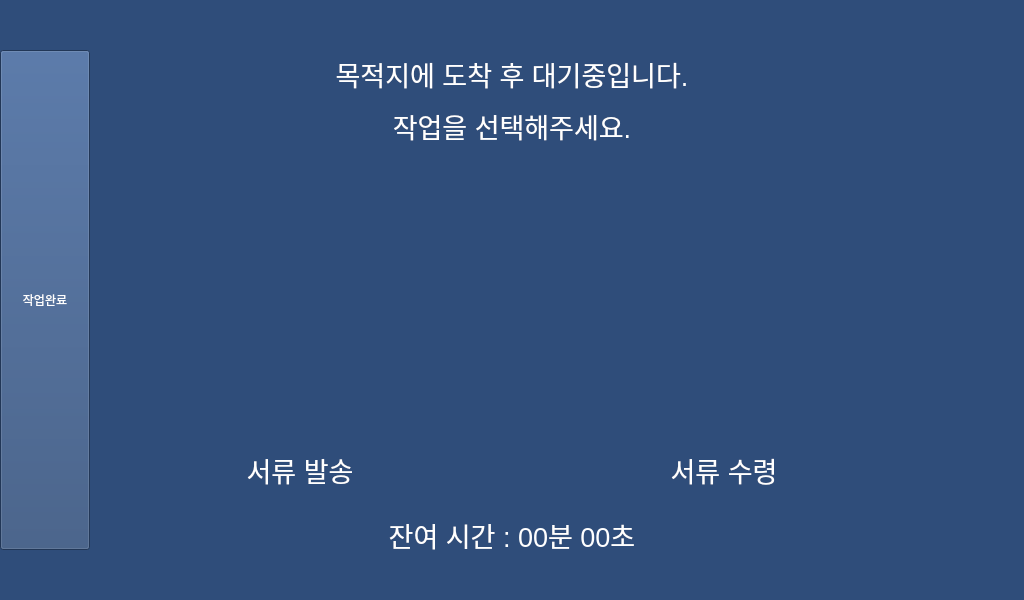
<?xml version="1.0" encoding="UTF-8"?>
<ui version="4.0">
 <class>MainWindow</class>
 <widget class="QMainWindow" name="MainWindow">
  <property name="geometry">
   <rect>
    <x>0</x>
    <y>0</y>
    <width>1024</width>
    <height>600</height>
   </rect>
  </property>
  <property name="palette">
   <palette>
    <active>
     <colorrole role="WindowText">
      <brush brushstyle="SolidPattern">
       <color alpha="255">
        <red>255</red>
        <green>255</green>
        <blue>255</blue>
       </color>
      </brush>
     </colorrole>
     <colorrole role="Button">
      <brush brushstyle="SolidPattern">
       <color alpha="255">
        <red>47</red>
        <green>77</green>
        <blue>122</blue>
       </color>
      </brush>
     </colorrole>
     <colorrole role="Light">
      <brush brushstyle="SolidPattern">
       <color alpha="255">
        <red>71</red>
        <green>115</green>
        <blue>183</blue>
       </color>
      </brush>
     </colorrole>
     <colorrole role="Midlight">
      <brush brushstyle="SolidPattern">
       <color alpha="255">
        <red>59</red>
        <green>96</green>
        <blue>152</blue>
       </color>
      </brush>
     </colorrole>
     <colorrole role="Dark">
      <brush brushstyle="SolidPattern">
       <color alpha="255">
        <red>23</red>
        <green>38</green>
        <blue>61</blue>
       </color>
      </brush>
     </colorrole>
     <colorrole role="Mid">
      <brush brushstyle="SolidPattern">
       <color alpha="255">
        <red>31</red>
        <green>51</green>
        <blue>81</blue>
       </color>
      </brush>
     </colorrole>
     <colorrole role="Text">
      <brush brushstyle="SolidPattern">
       <color alpha="255">
        <red>255</red>
        <green>255</green>
        <blue>255</blue>
       </color>
      </brush>
     </colorrole>
     <colorrole role="BrightText">
      <brush brushstyle="SolidPattern">
       <color alpha="255">
        <red>255</red>
        <green>255</green>
        <blue>255</blue>
       </color>
      </brush>
     </colorrole>
     <colorrole role="ButtonText">
      <brush brushstyle="SolidPattern">
       <color alpha="255">
        <red>255</red>
        <green>255</green>
        <blue>255</blue>
       </color>
      </brush>
     </colorrole>
     <colorrole role="Base">
      <brush brushstyle="SolidPattern">
       <color alpha="255">
        <red>47</red>
        <green>77</green>
        <blue>122</blue>
       </color>
      </brush>
     </colorrole>
     <colorrole role="Window">
      <brush brushstyle="SolidPattern">
       <color alpha="255">
        <red>47</red>
        <green>77</green>
        <blue>122</blue>
       </color>
      </brush>
     </colorrole>
     <colorrole role="Shadow">
      <brush brushstyle="SolidPattern">
       <color alpha="255">
        <red>0</red>
        <green>0</green>
        <blue>0</blue>
       </color>
      </brush>
     </colorrole>
     <colorrole role="AlternateBase">
      <brush brushstyle="SolidPattern">
       <color alpha="255">
        <red>23</red>
        <green>38</green>
        <blue>61</blue>
       </color>
      </brush>
     </colorrole>
     <colorrole role="ToolTipBase">
      <brush brushstyle="SolidPattern">
       <color alpha="255">
        <red>255</red>
        <green>255</green>
        <blue>220</blue>
       </color>
      </brush>
     </colorrole>
     <colorrole role="ToolTipText">
      <brush brushstyle="SolidPattern">
       <color alpha="255">
        <red>0</red>
        <green>0</green>
        <blue>0</blue>
       </color>
      </brush>
     </colorrole>
    </active>
    <inactive>
     <colorrole role="WindowText">
      <brush brushstyle="SolidPattern">
       <color alpha="255">
        <red>255</red>
        <green>255</green>
        <blue>255</blue>
       </color>
      </brush>
     </colorrole>
     <colorrole role="Button">
      <brush brushstyle="SolidPattern">
       <color alpha="255">
        <red>47</red>
        <green>77</green>
        <blue>122</blue>
       </color>
      </brush>
     </colorrole>
     <colorrole role="Light">
      <brush brushstyle="SolidPattern">
       <color alpha="255">
        <red>71</red>
        <green>115</green>
        <blue>183</blue>
       </color>
      </brush>
     </colorrole>
     <colorrole role="Midlight">
      <brush brushstyle="SolidPattern">
       <color alpha="255">
        <red>59</red>
        <green>96</green>
        <blue>152</blue>
       </color>
      </brush>
     </colorrole>
     <colorrole role="Dark">
      <brush brushstyle="SolidPattern">
       <color alpha="255">
        <red>23</red>
        <green>38</green>
        <blue>61</blue>
       </color>
      </brush>
     </colorrole>
     <colorrole role="Mid">
      <brush brushstyle="SolidPattern">
       <color alpha="255">
        <red>31</red>
        <green>51</green>
        <blue>81</blue>
       </color>
      </brush>
     </colorrole>
     <colorrole role="Text">
      <brush brushstyle="SolidPattern">
       <color alpha="255">
        <red>255</red>
        <green>255</green>
        <blue>255</blue>
       </color>
      </brush>
     </colorrole>
     <colorrole role="BrightText">
      <brush brushstyle="SolidPattern">
       <color alpha="255">
        <red>255</red>
        <green>255</green>
        <blue>255</blue>
       </color>
      </brush>
     </colorrole>
     <colorrole role="ButtonText">
      <brush brushstyle="SolidPattern">
       <color alpha="255">
        <red>255</red>
        <green>255</green>
        <blue>255</blue>
       </color>
      </brush>
     </colorrole>
     <colorrole role="Base">
      <brush brushstyle="SolidPattern">
       <color alpha="255">
        <red>47</red>
        <green>77</green>
        <blue>122</blue>
       </color>
      </brush>
     </colorrole>
     <colorrole role="Window">
      <brush brushstyle="SolidPattern">
       <color alpha="255">
        <red>47</red>
        <green>77</green>
        <blue>122</blue>
       </color>
      </brush>
     </colorrole>
     <colorrole role="Shadow">
      <brush brushstyle="SolidPattern">
       <color alpha="255">
        <red>0</red>
        <green>0</green>
        <blue>0</blue>
       </color>
      </brush>
     </colorrole>
     <colorrole role="AlternateBase">
      <brush brushstyle="SolidPattern">
       <color alpha="255">
        <red>23</red>
        <green>38</green>
        <blue>61</blue>
       </color>
      </brush>
     </colorrole>
     <colorrole role="ToolTipBase">
      <brush brushstyle="SolidPattern">
       <color alpha="255">
        <red>255</red>
        <green>255</green>
        <blue>220</blue>
       </color>
      </brush>
     </colorrole>
     <colorrole role="ToolTipText">
      <brush brushstyle="SolidPattern">
       <color alpha="255">
        <red>0</red>
        <green>0</green>
        <blue>0</blue>
       </color>
      </brush>
     </colorrole>
    </inactive>
    <disabled>
     <colorrole role="WindowText">
      <brush brushstyle="SolidPattern">
       <color alpha="255">
        <red>255</red>
        <green>255</green>
        <blue>255</blue>
       </color>
      </brush>
     </colorrole>
     <colorrole role="Button">
      <brush brushstyle="SolidPattern">
       <color alpha="255">
        <red>47</red>
        <green>77</green>
        <blue>122</blue>
       </color>
      </brush>
     </colorrole>
     <colorrole role="Light">
      <brush brushstyle="SolidPattern">
       <color alpha="255">
        <red>71</red>
        <green>115</green>
        <blue>183</blue>
       </color>
      </brush>
     </colorrole>
     <colorrole role="Midlight">
      <brush brushstyle="SolidPattern">
       <color alpha="255">
        <red>59</red>
        <green>96</green>
        <blue>152</blue>
       </color>
      </brush>
     </colorrole>
     <colorrole role="Dark">
      <brush brushstyle="SolidPattern">
       <color alpha="255">
        <red>23</red>
        <green>38</green>
        <blue>61</blue>
       </color>
      </brush>
     </colorrole>
     <colorrole role="Mid">
      <brush brushstyle="SolidPattern">
       <color alpha="255">
        <red>31</red>
        <green>51</green>
        <blue>81</blue>
       </color>
      </brush>
     </colorrole>
     <colorrole role="Text">
      <brush brushstyle="SolidPattern">
       <color alpha="255">
        <red>255</red>
        <green>255</green>
        <blue>255</blue>
       </color>
      </brush>
     </colorrole>
     <colorrole role="BrightText">
      <brush brushstyle="SolidPattern">
       <color alpha="255">
        <red>255</red>
        <green>255</green>
        <blue>255</blue>
       </color>
      </brush>
     </colorrole>
     <colorrole role="ButtonText">
      <brush brushstyle="SolidPattern">
       <color alpha="255">
        <red>255</red>
        <green>255</green>
        <blue>255</blue>
       </color>
      </brush>
     </colorrole>
     <colorrole role="Base">
      <brush brushstyle="SolidPattern">
       <color alpha="255">
        <red>47</red>
        <green>77</green>
        <blue>122</blue>
       </color>
      </brush>
     </colorrole>
     <colorrole role="Window">
      <brush brushstyle="SolidPattern">
       <color alpha="255">
        <red>47</red>
        <green>77</green>
        <blue>122</blue>
       </color>
      </brush>
     </colorrole>
     <colorrole role="Shadow">
      <brush brushstyle="SolidPattern">
       <color alpha="255">
        <red>0</red>
        <green>0</green>
        <blue>0</blue>
       </color>
      </brush>
     </colorrole>
     <colorrole role="AlternateBase">
      <brush brushstyle="SolidPattern">
       <color alpha="255">
        <red>47</red>
        <green>77</green>
        <blue>122</blue>
       </color>
      </brush>
     </colorrole>
     <colorrole role="ToolTipBase">
      <brush brushstyle="SolidPattern">
       <color alpha="255">
        <red>255</red>
        <green>255</green>
        <blue>220</blue>
       </color>
      </brush>
     </colorrole>
     <colorrole role="ToolTipText">
      <brush brushstyle="SolidPattern">
       <color alpha="255">
        <red>0</red>
        <green>0</green>
        <blue>0</blue>
       </color>
      </brush>
     </colorrole>
    </disabled>
   </palette>
  </property>
  <property name="windowTitle">
   <string>MainWindow</string>
  </property>
  <property name="styleSheet">
   <string notr="true">background-color: rgb(47, 77, 122);
color: rgb(255, 255, 255);</string>
  </property>
  <property name="documentMode">
   <bool>false</bool>
  </property>
  <widget class="QWidget" name="centralwidget">
   <widget class="QPushButton" name="recv_doc_button">
    <property name="geometry">
     <rect>
      <x>574</x>
      <y>150</y>
      <width>300</width>
      <height>300</height>
     </rect>
    </property>
    <property name="text">
     <string/>
    </property>
    <property name="icon">
     <iconset>
      <normaloff>img/recipient.png</normaloff>img/recipient.png</iconset>
    </property>
    <property name="iconSize">
     <size>
      <width>250</width>
      <height>250</height>
     </size>
    </property>
    <property name="flat">
     <bool>true</bool>
    </property>
   </widget>
   <widget class="QPushButton" name="send_doc_button">
    <property name="geometry">
     <rect>
      <x>150</x>
      <y>150</y>
      <width>300</width>
      <height>300</height>
     </rect>
    </property>
    <property name="text">
     <string/>
    </property>
    <property name="icon">
     <iconset>
      <normaloff>img/express.png</normaloff>img/express.png</iconset>
    </property>
    <property name="iconSize">
     <size>
      <width>250</width>
      <height>250</height>
     </size>
    </property>
    <property name="autoDefault">
     <bool>false</bool>
    </property>
    <property name="default">
     <bool>false</bool>
    </property>
    <property name="flat">
     <bool>true</bool>
    </property>
   </widget>
   <widget class="QLabel" name="send_doc_label">
    <property name="geometry">
     <rect>
      <x>150</x>
      <y>450</y>
      <width>300</width>
      <height>40</height>
     </rect>
    </property>
    <property name="font">
     <font>
      <pointsize>20</pointsize>
     </font>
    </property>
    <property name="layoutDirection">
     <enum>Qt::LeftToRight</enum>
    </property>
    <property name="text">
     <string>서류 발송</string>
    </property>
    <property name="alignment">
     <set>Qt::AlignCenter</set>
    </property>
    <property name="textInteractionFlags">
     <set>Qt::NoTextInteraction</set>
    </property>
   </widget>
   <widget class="QLabel" name="recv_doc_label">
    <property name="geometry">
     <rect>
      <x>574</x>
      <y>450</y>
      <width>300</width>
      <height>40</height>
     </rect>
    </property>
    <property name="font">
     <font>
      <pointsize>20</pointsize>
     </font>
    </property>
    <property name="layoutDirection">
     <enum>Qt::LeftToRight</enum>
    </property>
    <property name="text">
     <string>서류 수령</string>
    </property>
    <property name="alignment">
     <set>Qt::AlignCenter</set>
    </property>
    <property name="textInteractionFlags">
     <set>Qt::NoTextInteraction</set>
    </property>
   </widget>
   <widget class="QLabel" name="title">
    <property name="geometry">
     <rect>
      <x>287</x>
      <y>50</y>
      <width>450</width>
      <height>100</height>
     </rect>
    </property>
    <property name="font">
     <font>
      <pointsize>20</pointsize>
     </font>
    </property>
    <property name="layoutDirection">
     <enum>Qt::LeftToRight</enum>
    </property>
    <property name="text">
     <string>&lt;html&gt;&lt;head/&gt;&lt;body&gt;&lt;p&gt;목적지에 도착 후 대기중입니다.&lt;/p&gt;&lt;p&gt;작업을 선택해주세요.&lt;/p&gt;&lt;/body&gt;&lt;/html&gt;</string>
    </property>
    <property name="alignment">
     <set>Qt::AlignCenter</set>
    </property>
    <property name="textInteractionFlags">
     <set>Qt::NoTextInteraction</set>
    </property>
   </widget>
   <widget class="QLabel" name="timeout_timer">
    <property name="geometry">
     <rect>
      <x>287</x>
      <y>510</y>
      <width>450</width>
      <height>50</height>
     </rect>
    </property>
    <property name="font">
     <font>
      <pointsize>20</pointsize>
     </font>
    </property>
    <property name="layoutDirection">
     <enum>Qt::LeftToRight</enum>
    </property>
    <property name="text">
     <string>&lt;html&gt;&lt;head/&gt;&lt;body&gt;&lt;p&gt;잔여 시간 : 00분 00초&lt;/p&gt;&lt;/body&gt;&lt;/html&gt;</string>
    </property>
    <property name="alignment">
     <set>Qt::AlignCenter</set>
    </property>
    <property name="textInteractionFlags">
     <set>Qt::NoTextInteraction</set>
    </property>
   </widget>
   <widget class="QPushButton" name="back_button">
    <property name="geometry">
     <rect>
      <x>0</x>
      <y>50</y>
      <width>90</width>
      <height>500</height>
     </rect>
    </property>
    <property name="mouseTracking">
     <bool>false</bool>
    </property>
    <property name="layoutDirection">
     <enum>Qt::LeftToRight</enum>
    </property>
    <property name="text">
     <string>작업완료</string>
    </property>
    <property name="iconSize">
     <size>
      <width>100</width>
      <height>100</height>
     </size>
    </property>
    <property name="default">
     <bool>false</bool>
    </property>
    <property name="flat">
     <bool>false</bool>
    </property>
   </widget>
  </widget>
  <widget class="QStatusBar" name="statusbar"/>
 </widget>
 <resources/>
 <connections/>
</ui>
